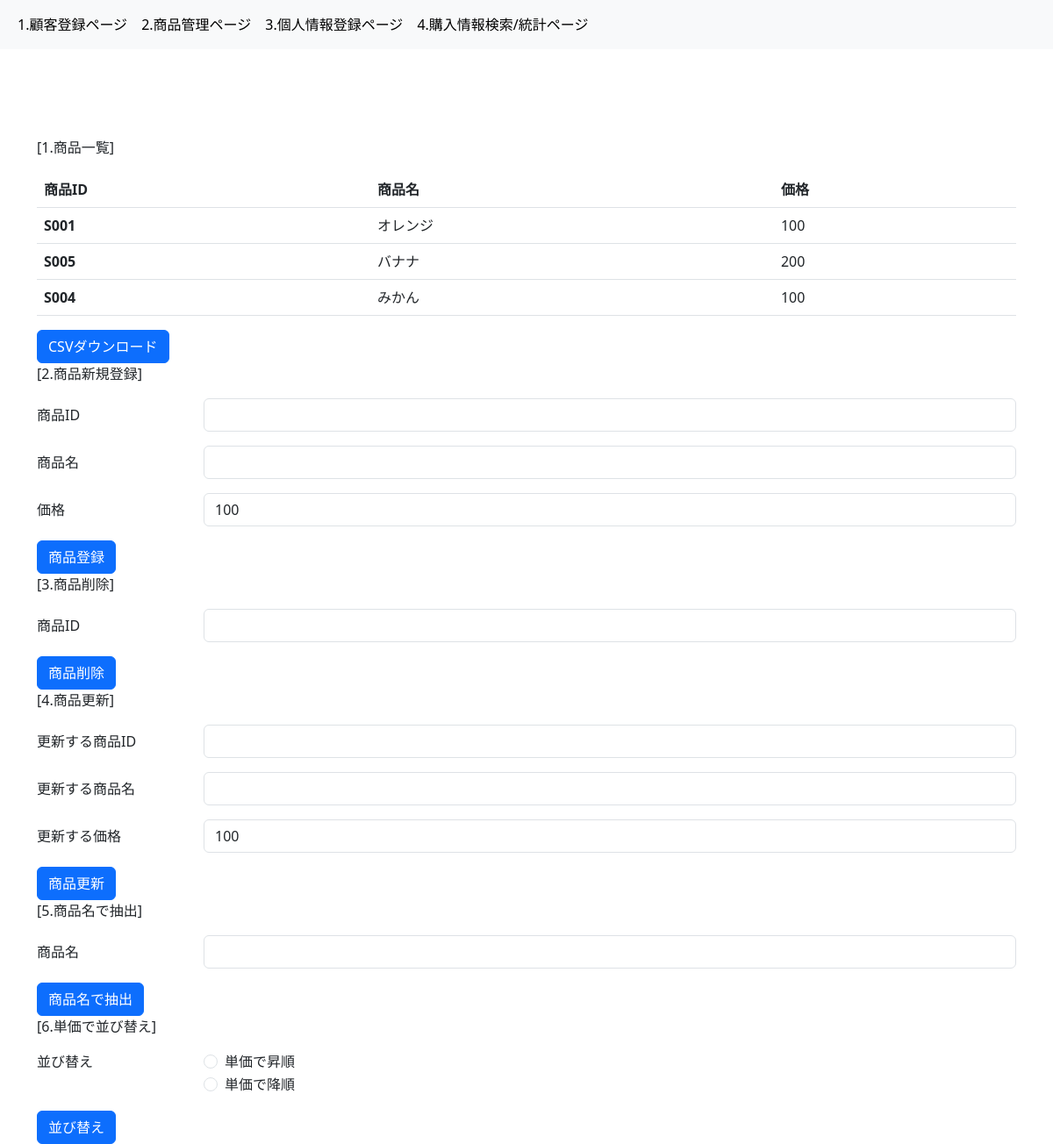
The app's page /item with its own data.
### models.py (models this page shows, shortened)
class Item(db.Model):
    __tablename__ = 'items'
    item_id = db.Column(db.String(10), primary_key=True)
    item_name = db.Column(db.String(20), nullable=False)
    price = db.Column(db.Integer, nullable=False)
    purchase_detail = db.relationship('PurchaseDetail', backref='item', lazy=True,cascade='all, delete')

### app4.py (the view)
@app.route('/item')
def item():
    items = Item.query.all()
    return render_template('2_item.html', items = items)

### templates/2_item.html
{% extends 'base.html' %} {% block content %}
<p>[1.商品一覧]</p>
<table class="table">
  <thead>
    <tr>
      <th scope="col">商品ID</th>
      <th scope="col">商品名</th>
      <th scope="col">価格</th>
    </tr>
  </thead>
  <tbody>
    {% for item in items %}
    <tr>
      <th scope="row">{{ item.item_id }}</th>
      <td>{{ item.item_name }}</td>
      <td>{{ item.price }}</td>
    </tr>
    {% endfor %}
  </tbody>
</table>
<form action="/download_csv" method="POST">
  <button type="submit" class="btn btn-primary">CSVダウンロード</button>
</form>
<p>[2.商品新規登録]</p>
<form action="/add_item" method="POST">
  <div class="row mb-3">
    <label for="input-item-id" class="col-sm-2 col-form-label">商品ID</label>
    <div class="col-sm-10">
      <input
        type="text"
        class="form-control"
        id="input-item-id"
        name="input-item-id"
      />
    </div>
  </div>
  <div class="row mb-3">
    <label for="input-item-name" class="col-sm-2 col-form-label">商品名</label>
    <div class="col-sm-10">
      <input
        type="text"
        class="form-control"
        id="input-item-name"
        name="input-item-name"
      />
    </div>
  </div>
  <div class="row mb-3">
    <label for="input-item-price" class="col-sm-2 col-form-label">価格</label>
    <div class="col-sm-10">
      <input
        type="number"
        class="form-control"
        id="input-item-price"
        name="input-item-price"
        value="100"
      />
    </div>
  </div>
  <button type="submit" class="btn btn-primary">商品登録</button>
</form>
<p>[3.商品削除]</p>
<form action="/delete_item" method="POST">
  <div class="row mb-3">
    <label for="input-item-id" class="col-sm-2 col-form-label">商品ID</label>
    <div class="col-sm-10">
      <input
        type="text"
        class="form-control"
        id="input-item-id"
        name="input-item-id"
      />
    </div>
  </div>
  <button type="submit" class="btn btn-primary">商品削除</button>
</form>
<p>[4.商品更新]</p>
<form action="/update_item" method="POST">
  <div class="row mb-3">
    <label for="input-item-id" class="col-sm-2 col-form-label"
      >更新する商品ID</label
    >
    <div class="col-sm-10">
      <input
        type="text"
        class="form-control"
        id="input-item-id"
        name="input-item-id"
      />
    </div>
  </div>
  <div class="row mb-3">
    <label for="input-item-name" class="col-sm-2 col-form-label"
      >更新する商品名</label
    >
    <div class="col-sm-10">
      <input
        type="text"
        class="form-control"
        id="input-item-name"
        name="input-item-name"
      />
    </div>
  </div>
  <div class="row mb-3">
    <label for="input-item-price" class="col-sm-2 col-form-label"
      >更新する価格</label
    >
    <div class="col-sm-10">
      <input
        type="number"
        class="form-control"
        id="input-item-price"
        name="input-item-price"
        value="100"
      />
    </div>
  </div>
  <button type="submit" class="btn btn-primary">商品更新</button>
</form>
<p>[5.商品名で抽出]</p>
<form action="/search_item" method="POST">
  <div class="row mb-3">
    <label for="input-item-name" class="col-sm-2 col-form-label">商品名</label>
    <div class="col-sm-10">
      <input
        type="text"
        class="form-control"
        id="input-item-name"
        name="input-item-name"
      />
    </div>
  </div>
  <button type="submit" class="btn btn-primary">商品名で抽出</button>
</form>
<p>[6.単価で並び替え]</p>
<form action="/sort_item" method="POST">
  <fieldset class="row mb-3">
    <legend class="col-form-label col-sm-2 pt-0">並び替え</legend>
    <div class="col-sm-10">
      <div class="form-check">
        <input
          class="form-check-input"
          type="radio"
          name="order-type"
          id="ascending"
          value="ascending"
        />
        <label class="form-check-label" for="ascending">単価で昇順</label>
      </div>
      <div class="form-check">
        <input
          class="form-check-input"
          type="radio"
          name="order-type"
          id="descending"
          value="descending"
        />
        <label class="form-check-label" for="descending">単価で降順</label>
      </div>
    </div>
  </fieldset>
  <button type="submit" class="btn btn-primary">並び替え</button>
</form>
{% endblock %}

### records on screen
Item: item_id "S001", item_name "オレンジ", price "100"
Item: item_id "S005", item_name "バナナ", price "200"
Item: item_id "S004", item_name "みかん", price "100"
